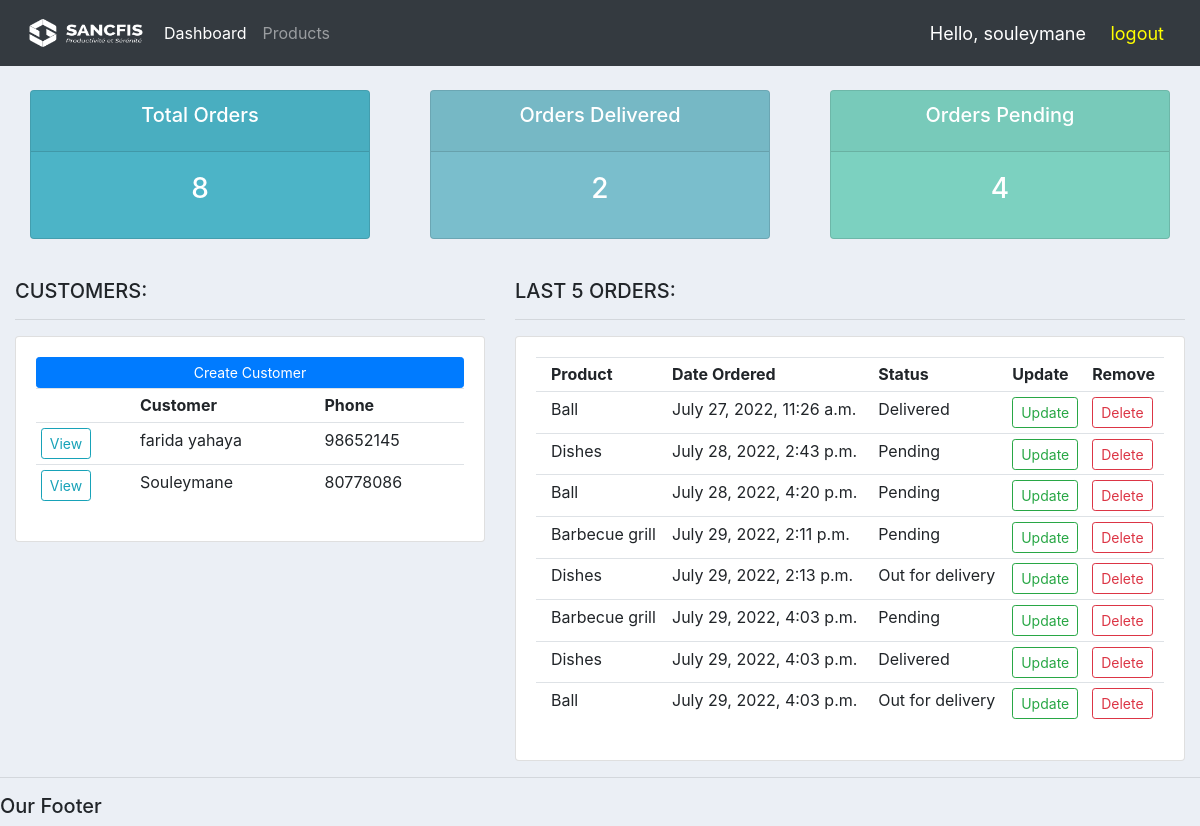
The app's page / (signed in) with its own data.
### accounts/models.py (models this page shows, shortened)
class Customer(models.Model):
    name = models.CharField(max_length=200, null=True)
    phone = models.CharField(max_length=20, null=True)
    email = models.EmailField(max_length=200, null=True)
    date_created = models.DateTimeField(auto_now_add=True, null=True)

class Order(models.Model):
    STATUS = (
        ('Pending', 'Pending'),
        ('Out for delivery', 'Out for delivery'),
        ('Delivered', 'Delivered'),
    )
    customer = models.ForeignKey(Customer, null=True, on_delete=models.SET_NULL)
    product = models.ForeignKey(Product, null=True, on_delete=models.SET_NULL)
    date_created = models.DateTimeField(auto_now_add=True, null=True)
    status = models.CharField(max_length=200, null=True, choices=STATUS)
    note = models.CharField(max_length=100, null=True)

class Product(models.Model):
    CATEGORY = (
        ('Indoor', 'Indoor'),
        ('Out Door', 'Out Door'),
    )
    name = models.CharField(max_length=200, null=True)
    price = models.FloatField(null=True)
    category = models.CharField(max_length=200, null=True, choices=CATEGORY)
    description = models.CharField(max_length=200, null=True, blank=True)
    date_created = models.DateTimeField(auto_now_add=True, null=True)
    tags = models.ManyToManyField(Tag)
    def __str__(self):
        return self.name

### accounts/views/home.py (the view)
# urls.py: path('', home.home, name="home"),
@login_required(login_url='login')
def home(request):
    orders = Order.objects.all()
    customers = Customer.objects.all()
    total_customers = customers.count()
    total_orders = orders.count()
    delivered = orders.filter(status='Delivered').count()
    pending = orders.filter(status='Pending').count()
    context = {'orders':orders, 'customers':customers,
    'total_orders':total_orders, 'delivered':delivered,
    'pending':pending}
    return render(request, 'accounts/dashboard.html', context)

### accounts/templates/accounts/dashboard.html
{% extends 'accounts/main.html' %}
{% block content %}
{% include 'accounts/status.html' %}
<br>
<div class="row">
    <div class="col-md-5">
        <h5>CUSTOMERS:</h5>
        <hr>
        <div class="card card-body">
            <a class="btn btn-primary btn-sm btn-block" href="">Create Customer</a>
            <table class="table table-sm">
                <tr>
                    <th></th>
                    <th>Customer</th>
                    <th>Phone</th>
                </tr>
                {% for customer in customers %}
                    <tr>
                        <td><a class="btn btn-outline-info btn-sm" href="{% url 'customer' customer.id %}">View</a></td>
                        <td>{{ customer.name }}</td>
                        <td>{{ customer.phone }}</td>
                    </tr>
                {% endfor %}
            </table>
        </div>
    </div>
    <div class="col-md-7">
        <h5>LAST 5 ORDERS:</h5>
        <hr>
        <div class="card card-body">
            <table class="table table-sm">
                <tr>
                    <th></th>
                    <th>Product</th>
                    <th>Date Ordered</th>
                    <th>Status</th>
                    <th>Update</th>
                    <th>Remove</th>
                </tr>
                {% for order in orders %}
                    <tr>
                        <th></th>
                        <td>{{ order.product }}</dt>
                        <td>{{ order.date_created }}</dt>
                        <td>{{ order.status }}</dt>
                        <td><a a class="btn btn-outline-success btn-sm" href="{% url 'update_order' order.id %}">Update</a></td>
                        <td><a a class="btn btn-outline-danger btn-sm" href="{% url 'delete_order' order.id %}">Delete</a></td>
                    </tr>
                {% endfor %}
            </table>
        </div>
    </div>
</div>
{% endblock %}

### accounts/templates/accounts/navbar.html (shortened to what this page needs)
{% load static %}
<nav class="navbar navbar-expand-lg navbar-dark bg-dark">
    <img style="height: 50px; width: 140px;" src="{% static 'images/logo.png' %}">
    <div class="collapse navbar-collapse" id="navbarNav">
        <ul class="navbar-nav">
            <li class="nav-item active">
                <a class="nav-link" href="{% url 'home' %}">Dashboard</a>
            </li>
            <li class="nav-item">
                <a class="nav-link" href="{% url 'products' %}">Products</a>
            </li>
        </ul>
    </div>
    <span class="hello-msg">Hello, {{ request.user }}</span>&nbsp;
    <span><a class="href" href="{% url 'logout' %}">logout</a></span>
</nav>

### static/css/main.css (style rules this page uses)
body { background-color: #ebeff5; }

### accounts/templates/accounts/navbar.html (style rules this page uses)
.hello-msg { font-size: 18px; color: white; margin-right: 20px; }
.href { font-size: 18px; color: yellow; margin-right: 20px; }

### records on screen
Customer: name "farida yahaya", phone "98652145"
Customer: name "Souleymane", phone "80778086"
Order: product "Ball", date_created "July 27, 2022, 11:26 a.m.", status "Delivered"
Order: product "Dishes", date_created "July 28, 2022, 2:43 p.m.", status "Pending"
Order: product "Ball", date_created "July 28, 2022, 4:20 p.m.", status "Pending"
Order: product "Barbecue grill", date_created "July 29, 2022, 2:11 p.m.", status "Pending"
Order: product "Dishes", date_created "July 29, 2022, 2:13 p.m.", status "Out for delivery"
Order: product "Barbecue grill", date_created "July 29, 2022, 4:03 p.m.", status "Pending"
Order: product "Dishes", date_created "July 29, 2022, 4:03 p.m.", status "Delivered"
Order: product "Ball", date_created "July 29, 2022, 4:03 p.m.", status "Out for delivery"

### other values on screen
{{ request.user }} "souleymane"
{{ total_orders }} "8"
{{ delivered }} "2"
{{ pending }} "4"
